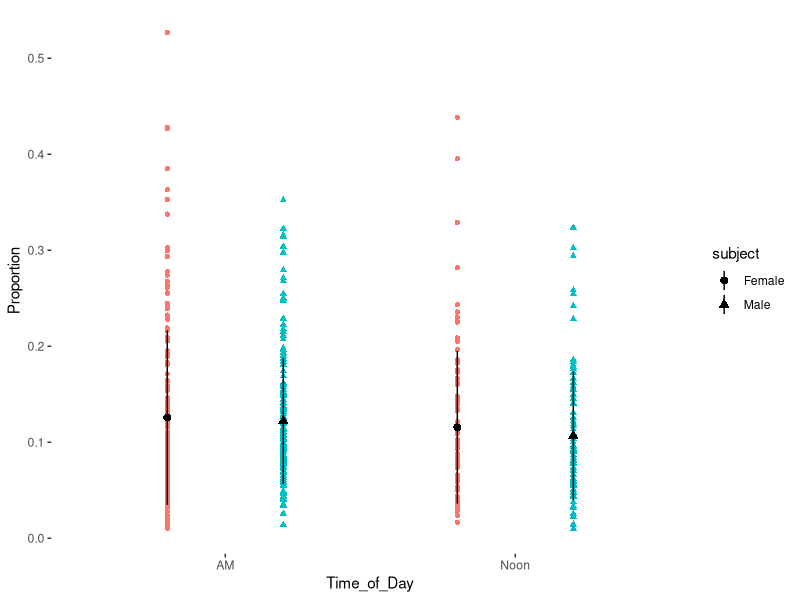
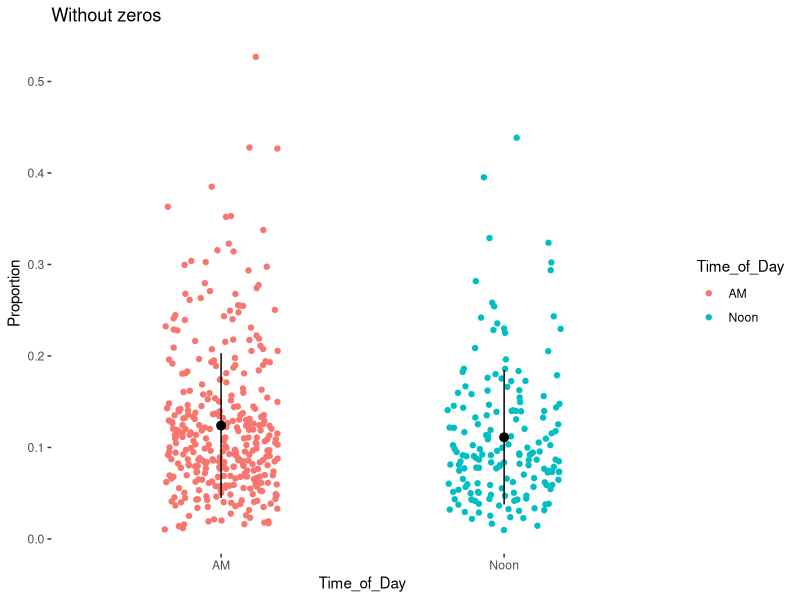
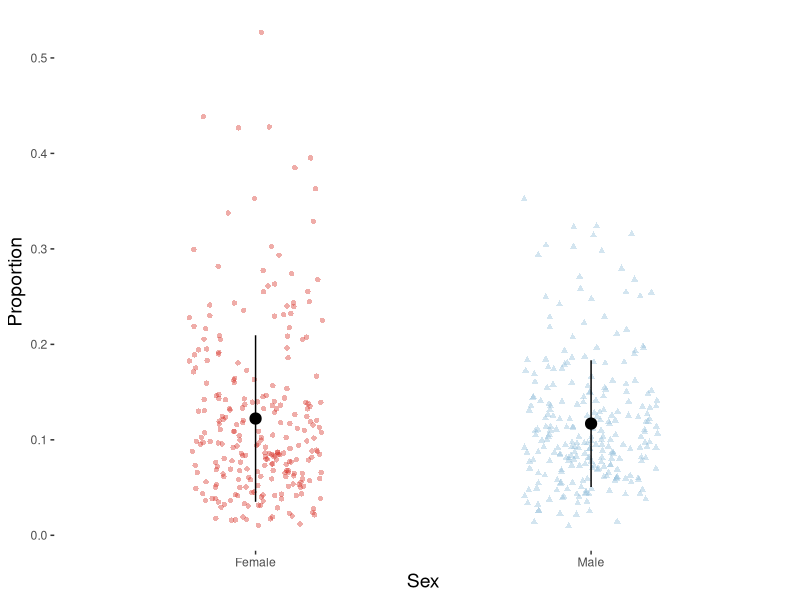
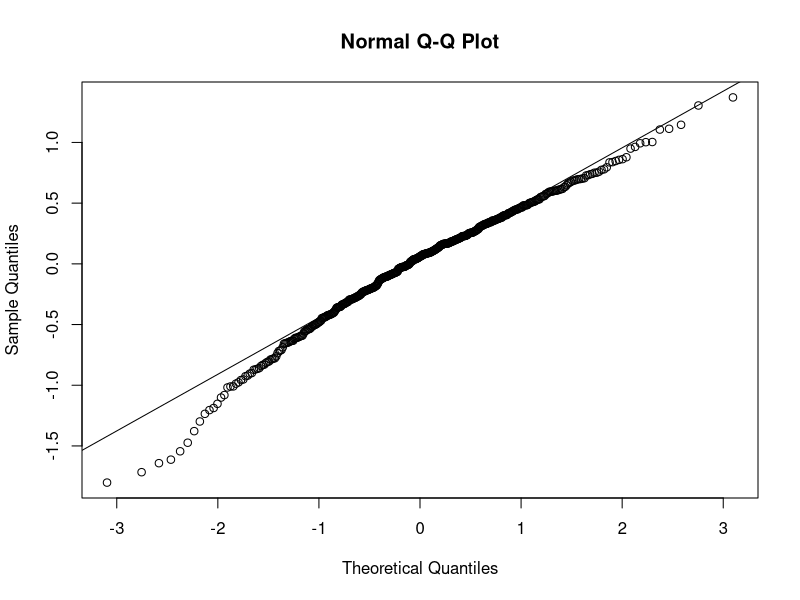
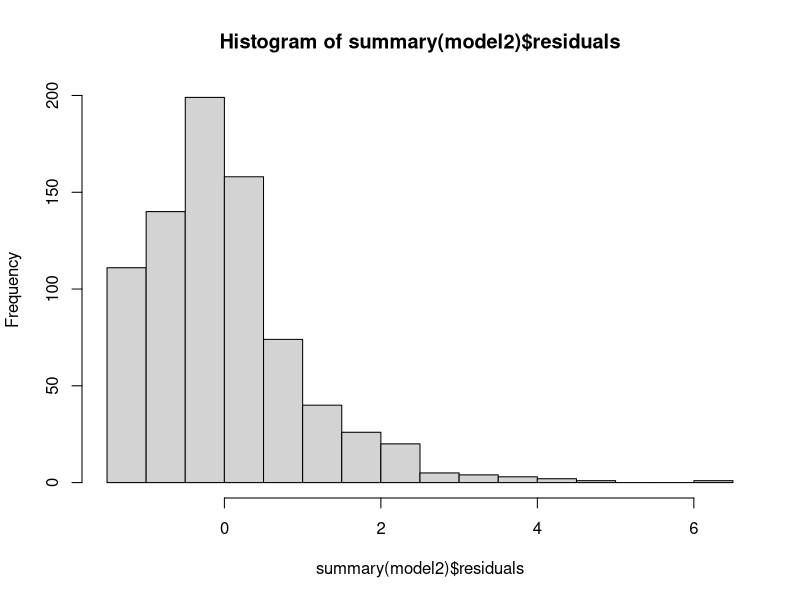
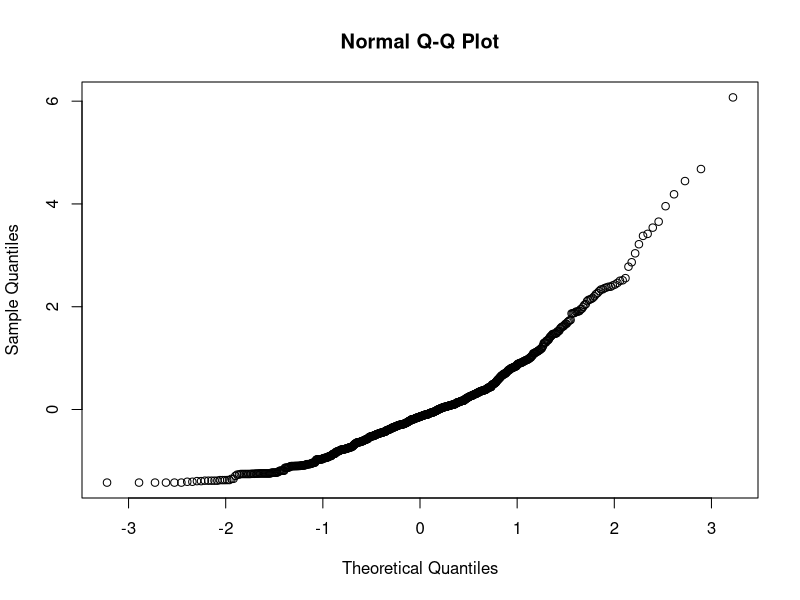
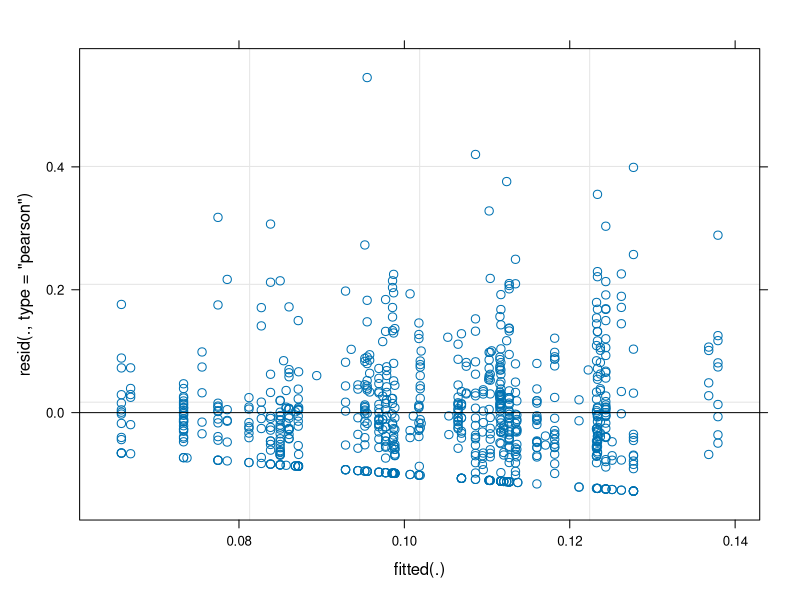

Write R code to recreate these figures, in order. (Note: this script raises an error after producing the figures.)
library(dplyr)
library(tidyr)

# read in the data
final_data<-read.csv("processed_data/courtship_data.csv")

# Creating a data frame with proportions ----------------------------------

# create test_final using code in Graphs mesocosm --on onedrive 
Test_final1 <- final_data[!(final_data$subject=="Female" & final_data$modifier_2  =="Female"),]
Test_final2 <- Test_final1[!(Test_final1$subject=="Second female" & Test_final1$modifier_2  =="Female"),]
# Selection only wiggle and pose behaviours 
dat <- Test_final2[(Test_final2$behavior == "Wiggle" | Test_final2$behavior == "Pose"),]

#Changing second female into Female (only care about female vs male)
dat$subject <- ifelse(dat$subject == "Second female", "Female",
                      dat$subject)

#### summing female display behaviours together #######

test <-dat
test$behavior <- ifelse(test$subject == "Female" & test$behavior=="Wiggle", "display",
                        ifelse(test$subject == "Female" & test$behavior=="Pose", "display",
                      dat$behavior))
dat <-test

#Get the sum of each active behaviour for each sex in each courtship event
active <- aggregate(Duration ~  bout_number + behavior+subject, data=dat, sum)
active <- active[order(active$bout_number),]

#Merge info from original dataframe to the activity data
active1 <- merge(Test_final1[,9:14], active,  by="bout_number")

#Remove double ups
active <- distinct(active1)

#Calculate proportion 
active <- active %>% mutate (Proportion = Duration/total_time_of_courtship)


# Creating dataframe where only BOTH sexes display in one courtship bout --------


# Identifying which courtship events only had one sex display so no reciprocal courtship 
check <- table(active$bout_number,active$subject)
# Removing the courtship bouts where only one sex displays to find out which courtship bouts have both sexes displaying
 check1 <- check[apply(check, 1, function(row) all(row !=0 )), ]

check2 <- as.data.frame(check1)

library(dbplyr)
keep <- check2$Var1
 keep <-keep[!duplicated(keep)]
 keep <- as.data.frame(keep)
 colnames(keep) <- "bout_number"
 
 active$bout_number <-as.factor(active$bout_number)

 # Merging the dataframe with courtship bouts that I want to keep with the dataframe that has all the information
 Act_dat <- merge(keep, active, by="bout_number")

### Act_dat is the dataframe used to analyse activity for reciprocal courtship
 Act_dat <- Act_dat[order(Act_dat$bout_number),]
 
 
 ### Adding zeros for singles
 
  ### Adding zeros for singles
 check <- table(active$bout_number,active$subject)
 # Finding courtship bouts where only one sex displays
 zero <- as.data.frame(check)
 zero <- zero %>% filter(Freq==0)
 

 
 
 #when female = 0 only male displayed for that courtship event and visa versa 
 colnames(zero) <- c("bout_number", "subject", "Proportion")
 zero$behavior <- ifelse(zero$subject == "Female", "diplay",
                         ifelse(zero$subject == "Male", "Wiggle",
                                NA))
 
 ### Analysing single sex courtship
 zero_dis <- zero
 zero_dis$subject <- ifelse(zero_dis$subject == "Female", "Male_only",
                            ifelse(zero_dis$subject == "Male", "Female_only",
                                   NA))
Female_only <- zero_dis[c(zero_dis$subject == "Female_only"),]
 
 single_dis <- c(50, 56)
 res <- chisq.test(single_dis, p = c(1/2, 1/2))
 
 
 extra <- active[1:6]
 
 # Getting extra information from the original dataframe
 extra <- active[1:6]
 #Merging with dataframe containing non-reciprocated courtship
Zero <- merge(zero, extra, by="bout_number")

info <- active[c(1:8,10)]
# Combining with zero data
Zero1 <- rbind(Zero, info)
head(Zero1)
#Putting the courtship bouts in order
Zero2 <- Zero1[order(Zero1$bout_number),]
zero <-Zero2[!duplicated(Zero2),]

# Graphing the data -------------------------------------------------------


 
 # Graphing
data_summary <- function(x) {
  m <- mean(x)
  ymin <- m-sd(x)
  ymax <- m+sd(x)
  return(c(y=m,ymin=ymin,ymax=ymax))
}

library(ggplot2)
col1 <- c("#d73027",  "#fc8d59", "#fee090", "#99d594",
         "#e0f3f8", "#91bfdb", "#4575b4")
col2 <- c("#fc8d59","#91bfdb")
col3 <- c("#d73027","#91bfdb")
ggplot(Act_dat, aes(x=Time_of_Day, y=Proportion, color=subject, shape=subject)) +
   theme(panel.background = element_blank())+
  geom_jitter(position=position_dodge(0.8))+ stat_summary(fun.data=data_summary, color="black",
                                                          position=position_dodge(0.8))



ggplot(Act_dat, aes(x=Time_of_Day, y=Proportion, color=Time_of_Day)) + ggtitle("Without zeros")+
  theme(panel.background = element_blank(), )+
  geom_jitter(position=position_jitter(0.2))+
  stat_summary(fun.data=data_summary, color="black", position=position_dodge(0.8))
  

p <-ggplot(Act_dat, aes(x=Da, y=Proportion, color=Time_of_Day)) +
  theme(panel.background = element_blank(),legend.title=element_blank(), legend.key = element_rect(fill ="White"),
        axis.title=element_text(size=14))+
  scale_color_manual(values=col2)+
   geom_point(aes(shape = subject),position=position_jitter(0.2), alpha = 0.7)+
  stat_summary(fun.data=data_summary, color="black", position=position_dodge(0.8), size=0.7)

p <- ggplot(Act_dat, aes(x=subject, y=Proportion, color=subject)) +
  theme(panel.background = element_blank(),legend.position="none",
        axis.title=element_text(size=14))+
  scale_color_manual(values=col3)+
  geom_point(aes(shape = subject),position=position_jitter(0.2), alpha = 0.4)+
  stat_summary(fun.data=data_summary, color="black", position=position_dodge(0.8), size=0.7)


p+guides(color = FALSE)+labs(x = "Sex", y ="Proportion ")

library(lme4)
library("lmerTest")
# linear model with out zero data
Act_dat$Log_prop <- log(Act_dat$Proportion)
model1 <-lmer(Log_prop~ subject + Time_of_Day + Day_filmed + (1|Trial/bout_number), 
              data=Act_dat)
summary(model1)
anova(model1)

qqnorm(resid(model1))
qqline(resid(model1))

library(emmeans)
emmeans(model1, list(pairwise ~ Time_of_Day), adjust = "tukey")

confint(model1)




# linear model with zero data
zero$Log_prop <- log(zero$Proportion)
model2 <-lmer(Proportion ~ subject + Time_of_Day + Day_filmed + (1|Trial/bout_number), data=zero)
summary(model2)
anova(model2)
#normally distributed errors check
hist(summary(model2)$residuals)
qqnorm(summary(model2)$residuals)
plot(model2, select=c(1))

active$resd <-summary(model1)$residuals

model1 <-lm(Log_prop ~ subject + Time_of_Day + Day_filmed, data=Act_dat)
E <- rstandard (model1)
boxplot(E ~ bout_number, data=Act_dat, axes =FALSE,
        ylim=c(-2,2))
abline(0,0);axis(2)


# checking significance
model0 <-lmer(Log_prop ~ 1 + (1|Trial)+(1|bout_number), data=active)

model1 <-lmer(Log_prop ~ subject + Time_of_Day + Day_filmed + (1|Trial)+(1|bout_number), data=active)
summary(model1)
anova(model1)


model2 <-lmer(Log_prop ~ Time_of_Day + Day_filmed + (1|Trial)+(1|bout_number), data=active)

model3 <-lmer(Log_prop ~ subject + Day_filmed + (1|Trial)+(1|bout_number), data=active)

model4 <-lmer(Log_prop ~ subject + Time_of_Day  + (1|Trial)+(1|bout_number), data=active)
summary(model4)

model5 <-lmer(Log_prop ~ subject + (1|Trial)+(1|bout_number), data=active)


model6 <-lmer(Log_prop ~ Time_of_Day + (1|Trial)+(1|bout_number), data=active)


model7 <-lmer(Log_prop ~ Day_filmed + (1|Trial)+(1|bout_number), data=active)
anova(model0, model6)

Activity <- AIC(model0, model1, model2, model3, model4, model5, model6, model7)


Activity$Model <- c("Interecpt", "subject + Time_of_Day + Day_filmed" ,
                    "Time_of_Day + Day_filmed", "subject + Day_filmed ",
                    "subject + Time_of_Day", "subject ", "Time_of_Day",
                    "Day_filmed")
colnames(Activity) <- c("Model", "df", "AIC")

Activity <- Activity[,c(3,1,2)]


model5 <-lmer(Log_prop ~ subject + Time_of_Day + (1|Trial)+(1|bout_number), data=active)
summary(model5)
anova(model5)

anova
